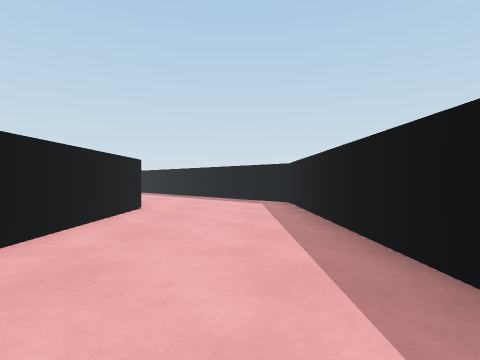
view 1 (above)

17 first-person views from a walk through a Unity game level. The camera is 0.68 m above the floor, looks level and sees 80° across. The floor is counted in squares, 1 m on a side. Each view is taken from the middle of a square. On the plan, view 1 faces up. The plan holds only what a view shows up to about 9 squares ahead; the rest is blank. The place goes on beyond the plan.

view 2
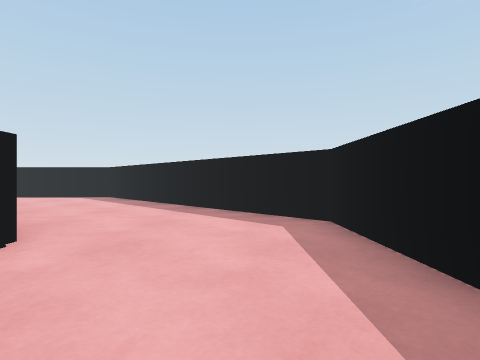

view 3
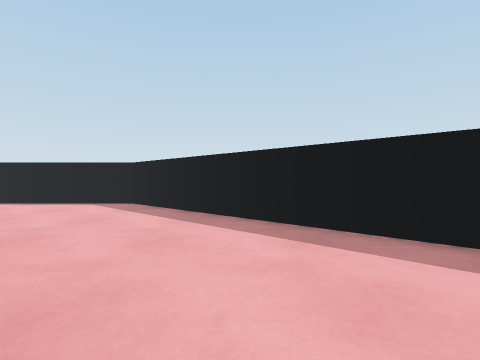

view 4
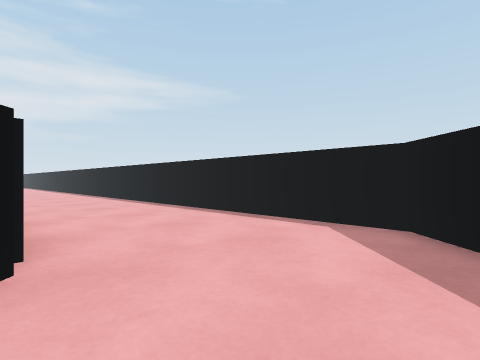

view 5
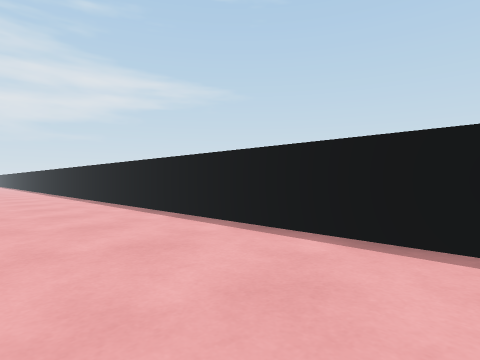

view 6
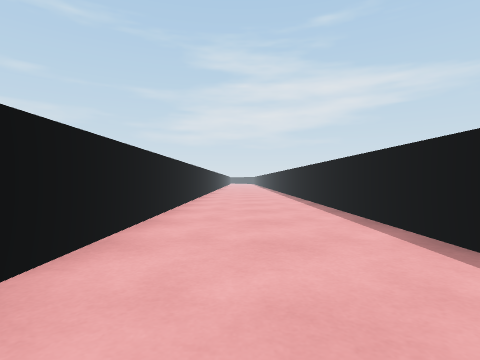

view 7
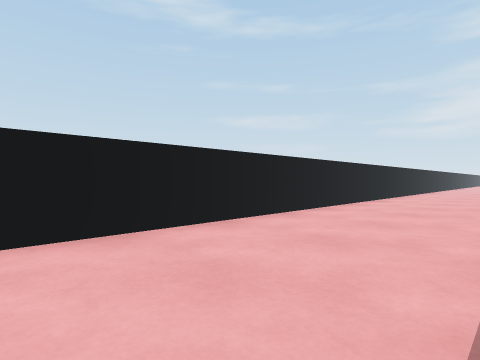

view 8
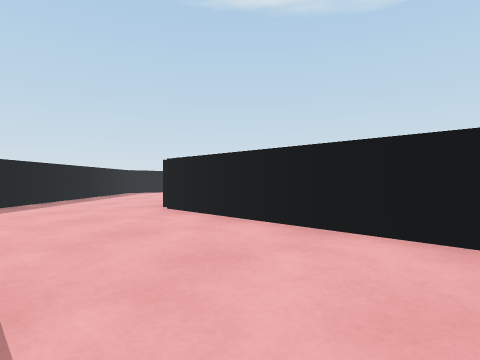

view 9
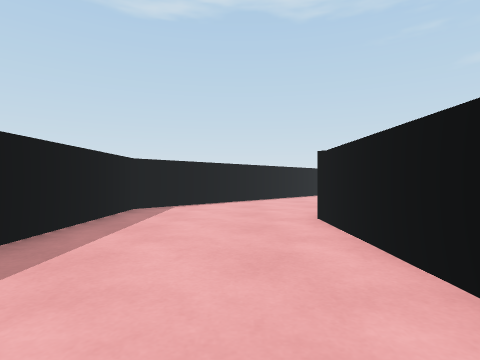

view 10
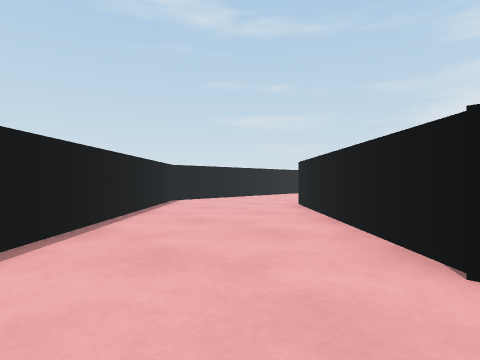

view 11
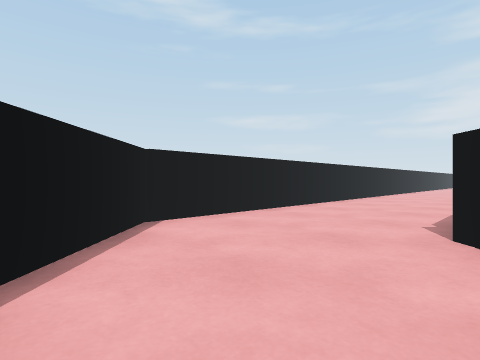

view 12
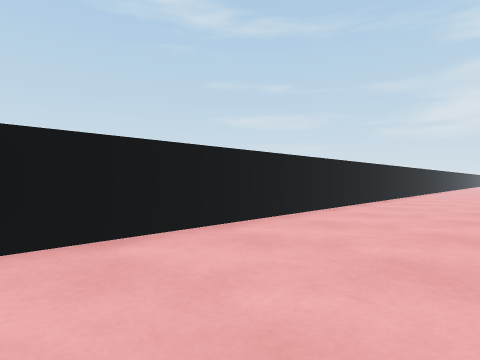

view 13
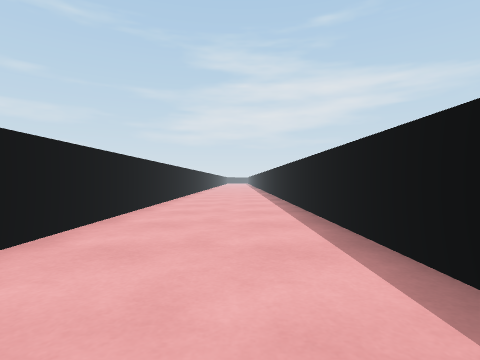

view 14
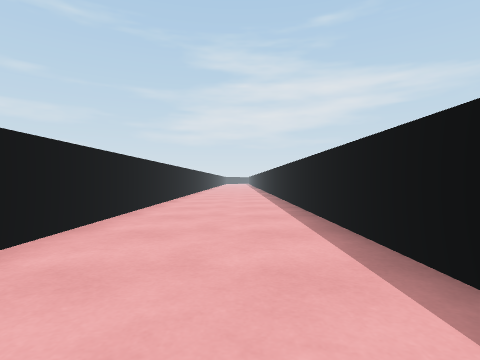

view 15
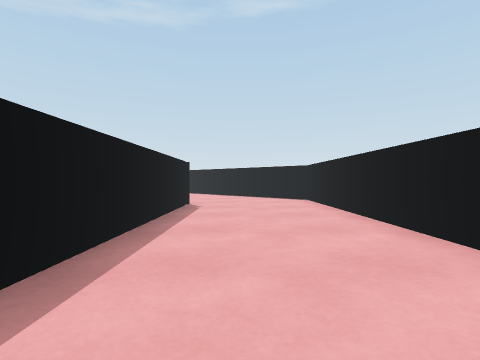

view 16
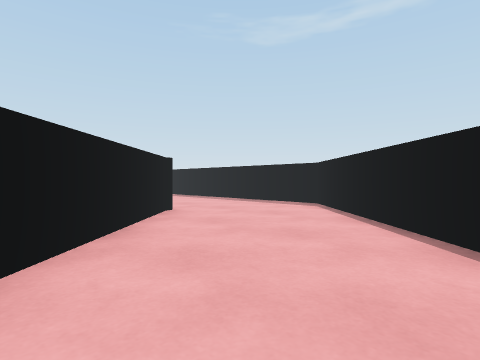

view 17
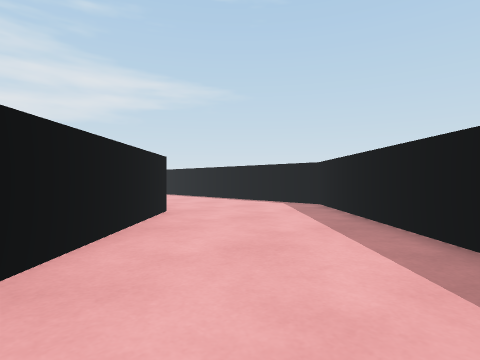

### Floor plan
Points are (right, up) in squares from view 1. A wall is a line through its corners. A room is listed if a view was taken in it or the views show most of it. See-through windows are left out.
Room 1 (views 1, 2, 3, 4, 5, 6, 7, 8, 9, 10, 11, 12, 13, 14, 15, 16, 17)
walls: (-2.5, 7.2) (-2.5, 0.9) (-6.9, -3.6); (-7.2, -3.5) (-22.5, -3.5); (-22.1, 11.4) (-6.7, 11.4) (-3.5, 8.2); (-22.5, -7.3) (-5.1, -7.3) (1.5, -0.7) (1.5, 8.7) (-5.2, 15.3) (-22, 15.3)

Positions as (right, up) in squares from view 1, and headings:
1: (0, 0), facing up
2: (0, 4), facing up
3: (-2, 7), facing up
4: (-4, 11), facing up-left
5: (-10, 12), facing up-left
6: (-13, 13), facing left
7: (-13, 15), facing down-left
8: (-13, 15), facing down-right
9: (-1, 6), facing down
10: (0, 1), facing down-left
11: (-3, -3), facing down-left
12: (-7, -4), facing down-left
13: (-10, -5), facing left
14: (-14, -5), facing left
15: (-15, -5), facing right
16: (-6, -5), facing up-right
17: (-1, 8), facing up-left
